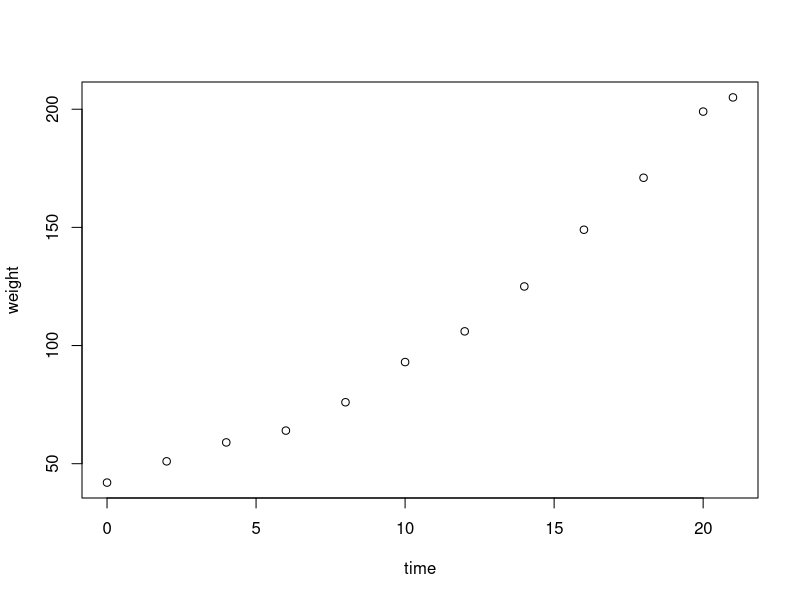
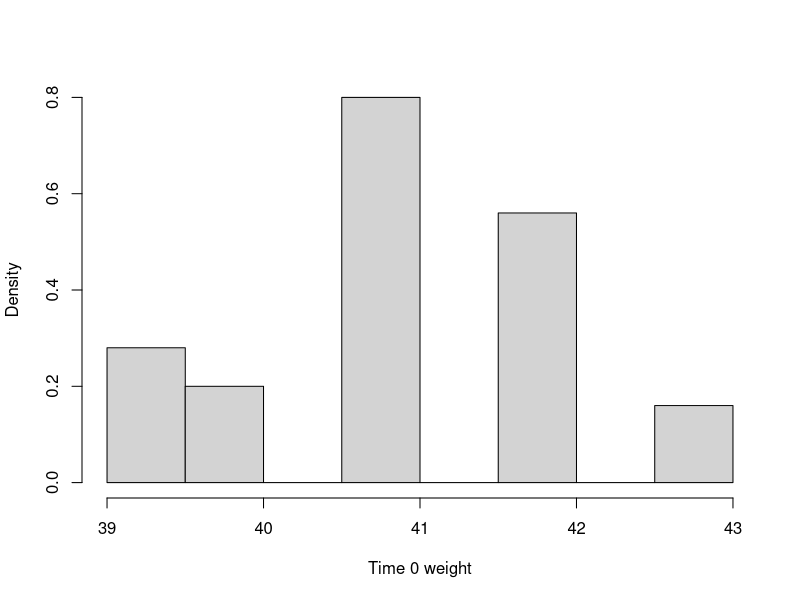
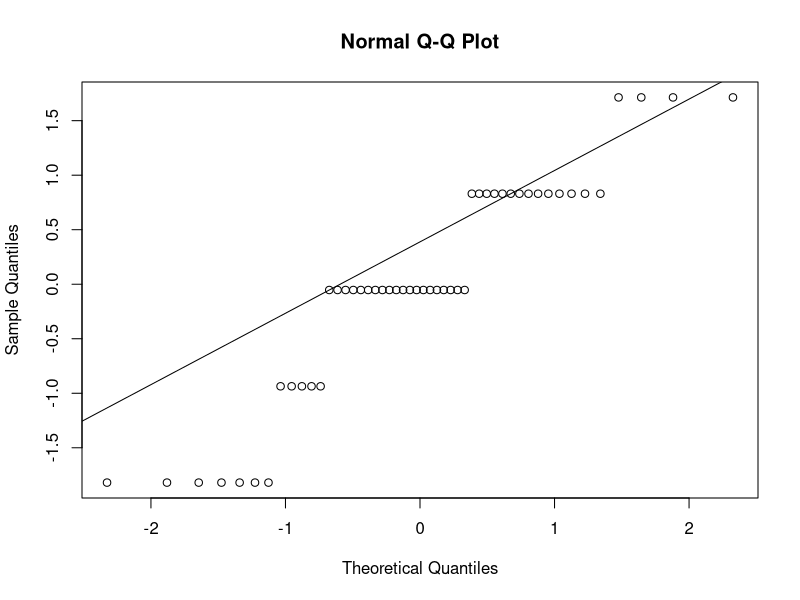

Recreate these plots in R, in order.
## ---- chunk 1
library(datasets)
head(ChickWeight)
## ---- chunk 2
 library(datasets)
 plot(ChickWeight$Time[1:12], ChickWeight$weight[1:12],  xlab = 'time', ylab = 'weight')
## ---- chunk 3
 library(datasets)
 hist(ChickWeight$weight[ChickWeight$Time == 0], xlab = 'Time 0 weight', main = '', freq = FALSE)
## ---- chunk 4
 library(datasets)
z = (ChickWeight$weight[ChickWeight$Time == 0] - mean(ChickWeight$weight[ChickWeight$Time == 0]))/sd(ChickWeight$weight[ChickWeight$Time == 0])
 qqnorm(z)
 qqline(z)
